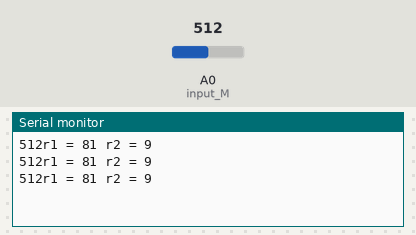
Bench run of a sketch on a simulated Arduino Uno, built with avr-gcc and run on an emulated ATmega328P. On the bench: the last lines printed to the serial monitor. The inputs (shaded band) are chosen by the test bench; at power-on: A0 (input_M) = 512.

Above: at 1.2 s.
1.3 s: A0 (input_M) set to 716
At 1.9 s:
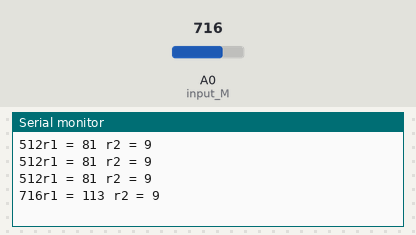
2.8 s: A0 (input_M) set to 900
At 3.4 s:
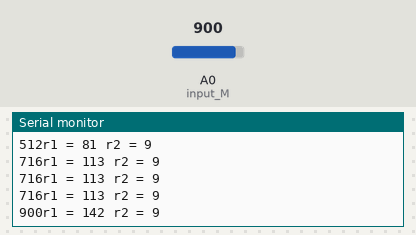
Timing chart, 0 to 5.8 s (numbered marks = the images above; inputs shaded):
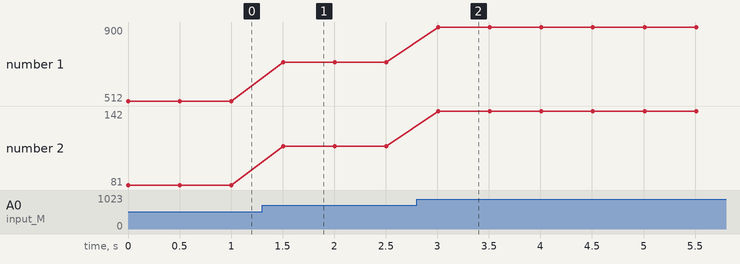

Measured:
- after the input at 1.3 s, the serial monitor: prints a new line after 0.20 s (image 1)
- after the input at 2.8 s, the serial monitor: prints a new line after 0.21 s (image 2)
- plotted number 1: 512 → 716 after the input at 1.3 s, 716 → 900 after the input at 2.8 s
- plotted number 2: 81 → 113 after the input at 1.3 s, 113 → 142 after the input at 2.8 s

The sketch:

pH-Moisture_meter.ino
```cpp
int input_M = A0;

void setup() {
  Serial.begin(9600);
  pinMode(input_M, INPUT);
}

void loop() {
  int reading = map(analogRead(input_M),0,63,0,10);
  //Moisture
  //map(analogRead(input_M),-5,53,0,10);
  //pH
  //map(analogRead(input_M),-11,53,10,3);
  Serial.print(analogRead(input_M));
  Serial.print("r1 = ");
  Serial.print(reading);
  reading = log(analogRead(input_M))/log(2);//map(analogRead(input_M),-11,53,10,3);
  Serial.print(" r2 = ");
  Serial.println(reading);
  delay(500);
}
```
